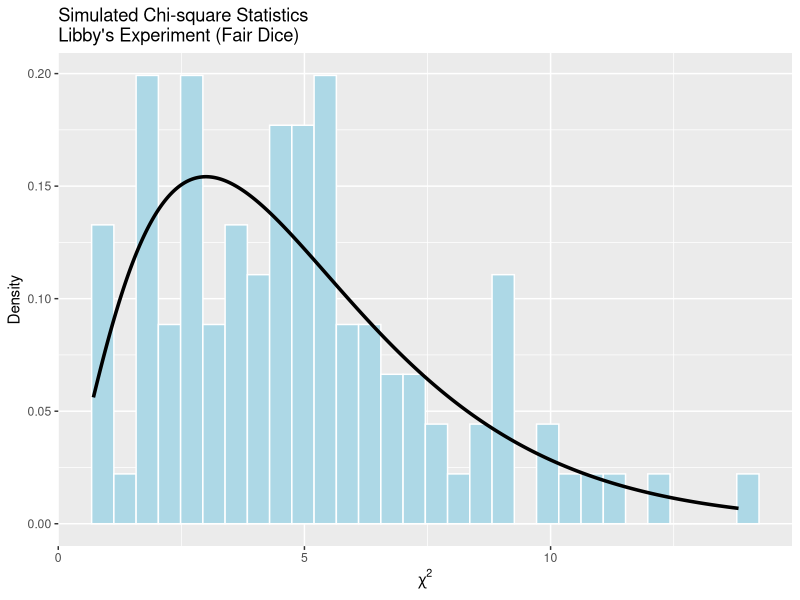
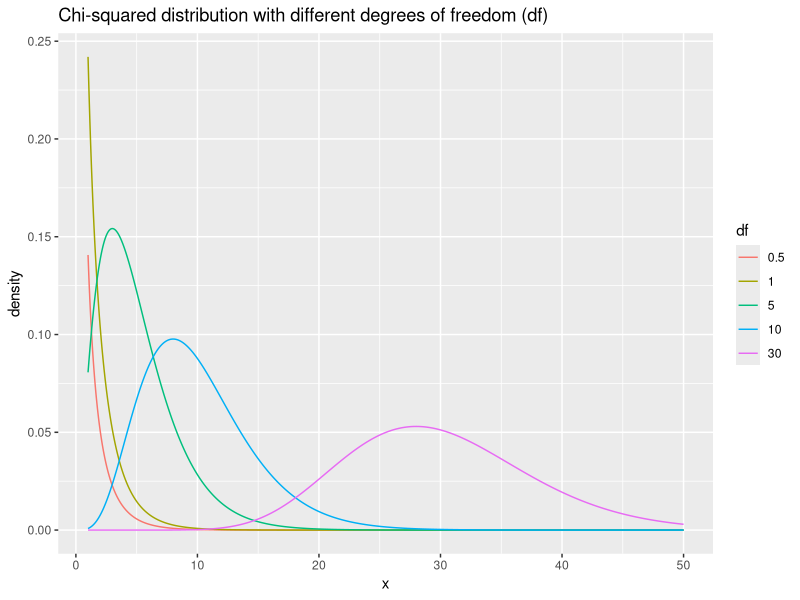

Generate these figures, in order, with R:
# ---- 0. Setup and load libraries, if any ----

library(ggplot2)


# ---- 1. Simulate Libby's experiment many times ----

set.seed(42)  # for reproducibility

n_rolls <- 26306    # number of times 12 dice are rolled
n_dice <- 12        # number of dice per roll
n_sim <- 100        # number of simulations

expected <- rep(n_rolls * n_dice / 6, 6)

chisq_stats <- numeric(n_sim)
for (i in 1:n_sim) {
  # Simulate all dice rolls (matrix: n_rolls x n_dice)
  rolls <- matrix(sample(1:6, n_rolls * n_dice, replace = TRUE), ncol = n_dice)
  # Tabulate all outcomes
  observed <- table(factor(rolls, levels = 1:6))
  # Compute chi-square statistic
  chisq_stats[i] <- sum((observed - expected)^2 / expected)
}

# Plot histogram of simulated chi-square statistics
# Prepare data for ggplot
chisq_df <- data.frame(chisq = chisq_stats)

# Create a data frame for the theoretical chi-square density
x_theory <- seq(min(chisq_stats), max(chisq_stats), length.out = 1000)
theory_df <- data.frame(
  chisq = x_theory,
  density = dchisq(x_theory, df = 5)
)

# Plot with ggplot2
ggplot(chisq_df, aes(x = chisq)) +
  geom_histogram(aes(y = ..density..), bins = 30, fill = "lightblue", color = "white") +
  geom_line(data = theory_df, aes(x = chisq, y = density), color = "black", size = 1.2) +
  labs(
    title = "Simulated Chi-square Statistics\nLibby's Experiment (Fair Dice)",
    x = expression(chi^2),
    y = "Density"
  )


# ---- 2. Plotting the chi-squared distribution, and computing probs ----

# Set an x-axis over which to evaluate the chi-squared distribution
npoints <- 1000
x <- seq(1, 50, length.out=npoints)

# Which function do you think we should use to compute Pr(X=x) for each x above:
# dchisq, pchisq, qchisq, or rchisq?

df05 <- dchisq(x, df=0.5)  
df1 <- dchisq(x, df=1)
df5 <- dchisq(x, df=5)
df10 <- dchisq(x, df=10)
df50 <- dchisq(x, df=30)

data <- data.frame(rep(x, 5), 
                   c(df05, df1, df5, df10, df50), 
                   c(rep(0.5, npoints), rep(1, npoints), rep(5, npoints), rep(10, npoints), 
                     rep(30, npoints)))
colnames(data) <- c("x", "density", "df")

ggplot(data=data, aes(x=x, y=density, color=factor(df))) +
  geom_line() +
  labs(color="df") +
  ggtitle("Chi-squared distribution with different degrees of freedom (df)")
